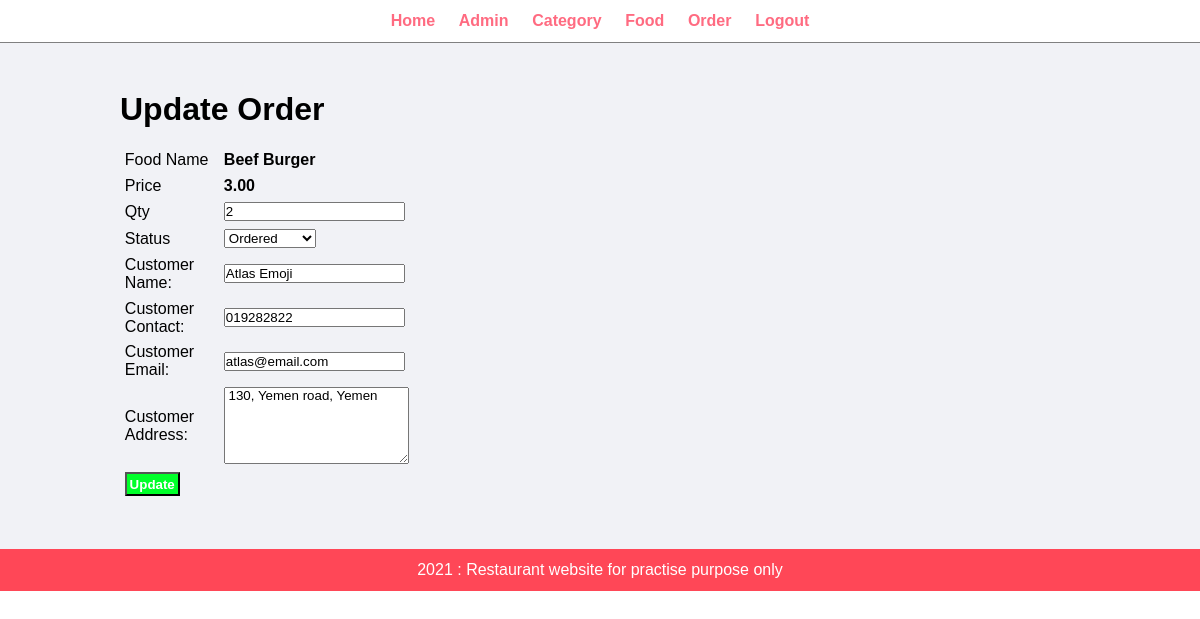
Page /admin/update-order.php?id=1 (signed in) on the committed database.
### tables this page shows
CREATE TABLE `tbl_order` (
  `id` int(100) UNSIGNED NOT NULL,
  `food` varchar(255) NOT NULL,
  `price` decimal(38,2) NOT NULL,
  `qty` int(100) NOT NULL,
  `total` decimal(38,2) NOT NULL,
  `order_date` datetime NOT NULL,
  `status` varchar(255) NOT NULL,
  `customer_name` varchar(255) NOT NULL,
  `customer_contact` varchar(255) NOT NULL,
  `customer_email` varchar(255) NOT NULL,
  `customer_address` varchar(255) NOT NULL
);

### admin/update-order.php (the view, shortened to what this page needs)
<?php include "partials/menu.php"; ?>
<div class="main-content">
    <div class="wrapper">
        <h1>Update Order</h1><br>
        <?php
            if(isset($_GET['id']))
            {
                $id = $_GET['id'];
                $sql = "SELECT * FROM tbl_order WHERE id=$id";
                $result = mysqli_query($myDB, $sql);
                $count = mysqli_num_rows($result);
                if($count==1)
                {
                    $row = mysqli_fetch_assoc($result);
                    $food = $row['food'];
                    $price = $row['price'];
                    $qty = $row['qty'];
                    $status = $row['status'];
                    $customer_name = $row['customer_name'];
                    $customer_contact = $row['customer_contact'];
                    $customer_email = $row['customer_email'];
                    $customer_address = $row['customer_address'];
                }
                else
                {
                    header('location:'.SITEURL.'admin/manage-order.php');
                }
            }
            else
            {
                header('location:'.SITEURL.'admin/manage-order.php');
            }
        ?>
        <form action="" method="POST">
            <table class="tbl-30">
                <tr>
                    <td>Food Name</td>
                    <td><b> <?php echo $food; ?> </b></td>
                </tr>
                <tr>
                    <td>Price</td>
                    <td><b> <?php echo $price; ?> </b></td>
                </tr>
                <tr>
                    <td>Qty</td>
                    <td>
                        <input type="number" name="qty" value="<?php echo $qty; ?>">
                    </td>
                </tr>
                <tr>
                    <td>Status</td>
                    <td>
                        <select name="status">
                            <option <?php if($status=="Ordered") {echo "selected";} ?> value="Ordered">Ordered</option>
                        </select>
                    </td>
                </tr>
                <tr>
                    <td>Customer Name:</td>
                    <td>
                        <input type="text" name="customer_name" value="<?php echo $customer_name; ?>">
                    </td>
                </tr>
                <tr>
                    <td>Customer Contact:</td>
                    <td>
                        <input type="text" name="customer_contact" value="<?php echo $customer_contact; ?>">
                    </td>
                </tr>
                <tr>
                    <td>Customer Email:</td>
                    <td>
                        <input type="text" name="customer_email" value="<?php echo $customer_email; ?>">
                    </td>
                </tr>
                <tr>
                    <td>Customer Address:</td>
                    <td>
                        <textarea name="customer_address" cols="21" rows="5"> <?php echo $customer_address; ?> </textarea>
                    </td>
                </tr>
                <tr>
                    <td colspan="2">
                        <input type="submit" name="submit" value="Update" class="btn-secondary">
                    </td>
                </tr>
            </table>
        </form>
    </div>
</div>
<?php include "partials/footer.php"; ?>

### css/admin.css (style rules this page uses)
* { margin: 0; padding: 0; font-family: Arial, Helvetica, sans-serif; }
.wrapper { padding: 1%; width: 80%; margin: 0 auto; }
table tr td { padding: 1%; }
.tbl-30 { width: 30%; }
.btn-secondary { background-color: #00ff2a; padding: 1%; color: white; text-decoration: none; font-weight: bold; }
.main-content { background-color: #f1f2f6; padding: 3% 0; }

### rows in the picture
tbl_order: food "Beef Burger", price "3.00", qty "2", status "Ordered", customer_name "Atlas Emoji", customer_contact "019282822", customer_email "atlas@email.com", customer_address "130, Yemen road, Yemen"
